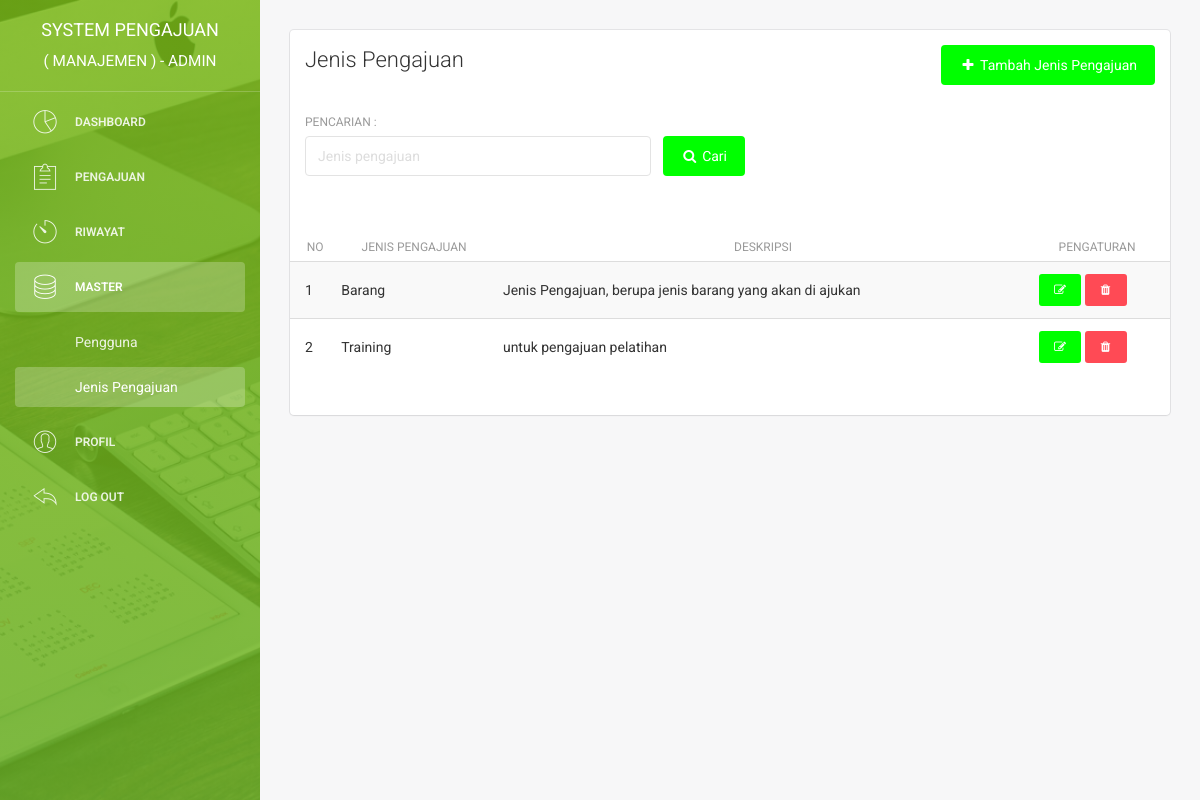
Before: /admin/jenis_pengajuan.php (signed in) with the older database file.
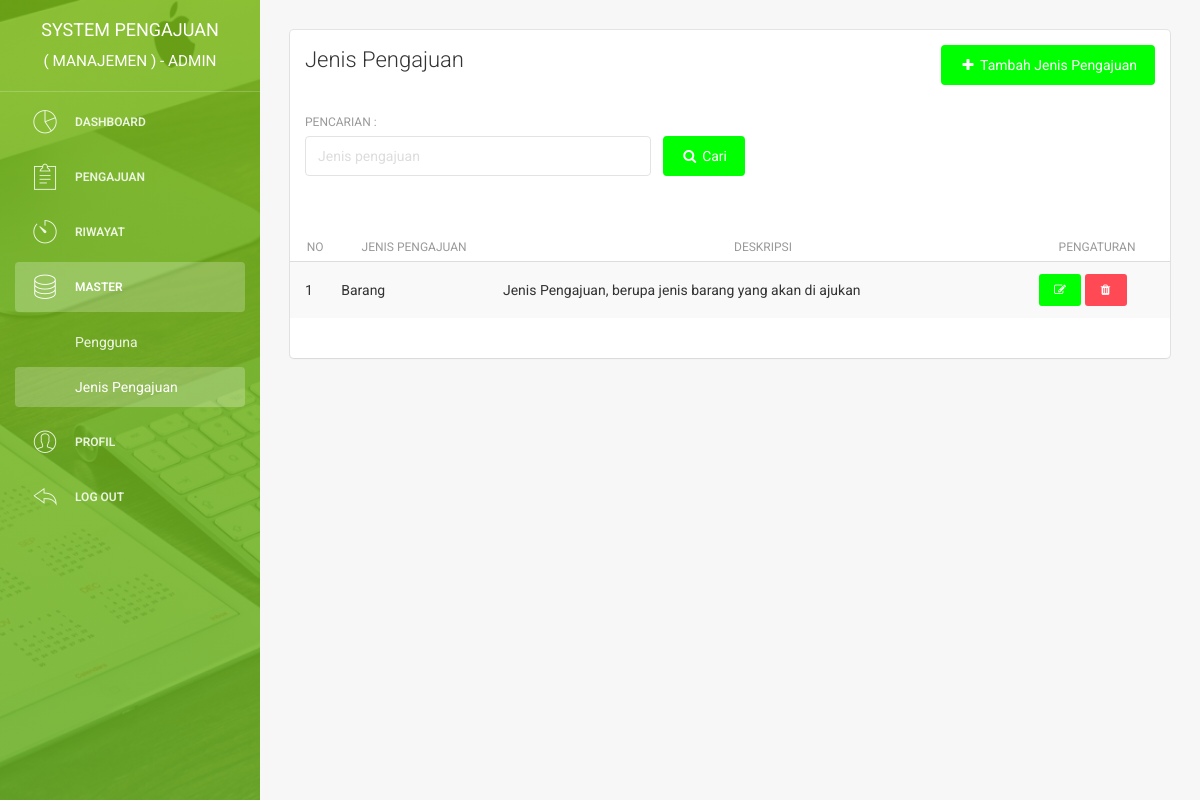
After: the same page with the newer database file.
### tables this page shows
CREATE TABLE `jenis_pengajuan` (
  `id_jenis_pengajuan` int(11) NOT NULL,
  `jenis_pengajuan` varchar(25) NOT NULL,
  `deskripsi` text NOT NULL
);

### admin/jenis_pengajuan.php (the view, shortened to what the changed rows need)
<?php
    include '../system/koneksi.php';
?>
<!doctype html>
<html lang="en">
<head>
    <link href="../assets/css/bootstrap.min.css" rel="stylesheet" />
    <link href="../assets/css/animate.min.css" rel="stylesheet"/>
    <link href="../assets/css/light-bootstrap-dashboard.css" rel="stylesheet"/>
    <link href="../assets/css/demo.css" rel="stylesheet" />
    <link href="http://maxcdn.bootstrapcdn.com/font-awesome/4.2.0/css/font-awesome.min.css" rel="stylesheet">
    <link href="../assets/css/pe-icon-7-stroke.css" rel="stylesheet" />
    <link rel="stylesheet" href="../assets/dist/sweetalert.css">
</head>
<body>
<div class="wrapper">
    <div class="main-panel">
        <div class="content">
            <div class="container-fluid">
                <div class="row">
                    <div class="col-md-12">
                        <div class="card">
                            <div class="content table-responsive table-full-width">
                                <?php
        if (isset($_GET['cari'])) {
            $jenispengajuan = ($_GET["cari"]);
                $query = "SELECT * FROM jenis_pengajuan WHERE jenis_pengajuan like '%$jenispengajuan%' ORDER BY id_jenis_pengajuan" ;
        }
        else {
            $query = "SELECT * FROM jenis_pengajuan ORDER BY id_jenis_pengajuan" ;
        }
            $result = mysqli_query($con, $query);
            if($result->num_rows == 0){
                                    echo '<div class="content table-responsive table-full-width">
                                        <table class="table table-hover table-striped">
                                            <thead>
                                                <th>No</th>
                                                <th>Jenis Pengajuan</th>
                                                <th>Deskripsi</th>
                                                <th>Pengaturan</th>
                                            </thead>
                                            <tbody>
                                                <tr>
                                                    <td colspan="8" align="center">
                                                        Anda tidak memiliki pengajuan
                                                        <br>
                                                        <a href="user">
                                                            <button type="button" class="btn btn-primary btn-fill btn-sm">
                                                                <i class="fa fa-refresh"></i> Refresh data
                                                            </button>
                                                        </a>
                                                    </td>
                                                </tr>
                                            </tbody>
                                        </table>
                                    </div>';
            }
            else {
                                    echo '<div class="content table-responsive table-full-width">
                                        <table class="table table-hover table-striped table-paginate">
                                                <thead>
                                                    <th>No</th>
                                                    <th>Jenis Pengajuan</th>
                                                    <th>Deskripsi</th>
                                                    <th>Pengaturan</th>
                                                </thead>
                                            <tbody>';
                $no = 1;
                while($data = mysqli_fetch_assoc($result)){
                                                echo '<tr>
                                            <td>'.$no.'</td>
                                            <td>'.$data['jenis_pengajuan'].'</td>
                                            <td>'.$data['deskripsi'].'</td>
                                            <td>
                                                <a href="edit_jenispengajuan?id='.$data['id_jenis_pengajuan'].'">
                                                    <button type="button" rel="tooltip" class="btn btn-primary btn-fill btn-sm">
                                                        <i class="fa fa-edit"></i>
                                                    </button>
                                                </a>
                                                <button onclick="hapus('.$data['id_jenis_pengajuan'].')" type="button" rel="tooltip" class="btn btn-danger btn-fill btn-sm">
                                                    <i class="fa fa-trash"></i>
                                                </button>';
                                        $no++;
                    }
                                            echo'</tbody>
                                        </table>
                                    </div>';
                }
            ?>
                            </div>
                        </div>
                    </div>
                </div>
            </div>
        </div>
    </div>
</div>
</body>
</html>

Changed rows visible on the page:
removed jenis_pengajuan: jenis_pengajuan "Training", deskripsi "untuk pengajuan pelatihan"
